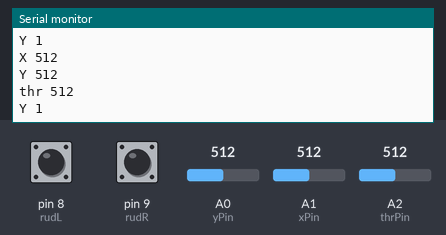
Recording of a sketch running on a simulated Arduino Leonardo, built with avr-gcc and run on an emulated ATmega32U4. On the bench: the last lines printed to the serial monitor. The test bench sets the inputs (shaded band); at power-on: A0 (yPin) = 512, A1 (xPin) = 512, A2 (thrPin) = 512, pin 8 (rudL) HIGH, pin 9 (rudR) HIGH.

Above: at 1.2 s.
1.3 s: A0 (yPin) set to 716
At 2.0 s:
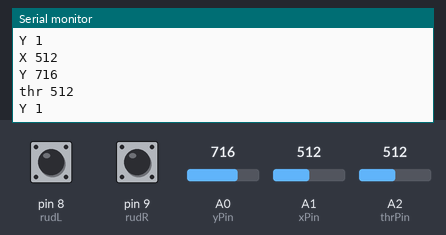
2.8 s: A1 (xPin) set to 716
At 3.6 s:
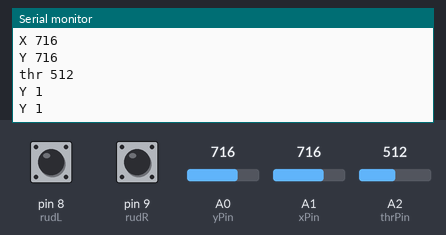
4.3 s: A2 (thrPin) set to 716
At 5.2 s:
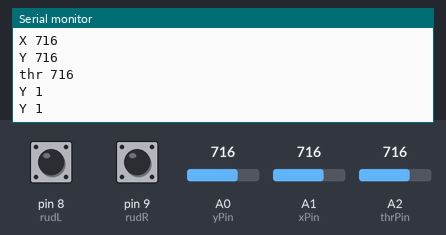
5.8 s: pin 8 (rudL) pulled LOW for 0.15 s
Timing chart, 0 to 5.9 s (numbered marks = the images above; inputs shaded):
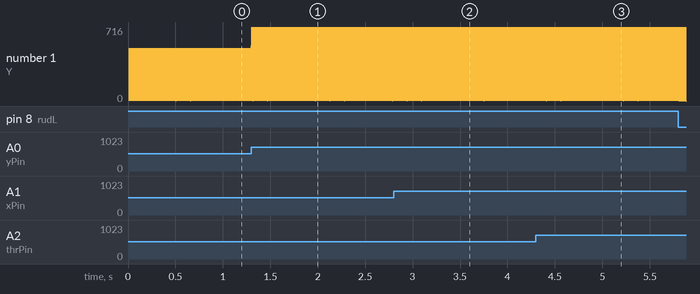

The sketch:

Joystick_Workshop_test.ino
```cpp
#include <Arduino.h>
#include <Joystick.h>
Joystick_ Joystick;


// specify input pins
const int xPin = A1;
const int yPin = A0;
const int thrPin = A2;

const int stickButton = 15;
const int rudL = 8;
const int rudR = 9;

// setup variables for analog values
int xValue;
int yValue;
int thrValue;


void setup() {

  Serial.begin(9600);

  pinMode(stickButton, INPUT_PULLUP);
  pinMode(rudL, INPUT_PULLUP);
  pinMode(rudR, INPUT_PULLUP);

}

void loop() {

  Joystick.sendState();
  delay(10);

  xValue = analogRead(xPin);
  yValue = analogRead(yPin);
  thrValue = analogRead(thrPin);

  Serial.print("X ");
  Serial.print(xValue);
  Serial.println();

  Serial.print("Y ");
  Serial.print(yValue);
  Serial.println();

  Serial.print("thr ");
  Serial.print(thrValue);
  Serial.println();

  Serial.print("Y ");
  Serial.print(digitalRead(rudL));
  Serial.println();

  Serial.print("Y ");
  Serial.print(digitalRead(rudR));
  Serial.println();

}
```

Measured:
- after the input at 1.3 s, the serial monitor: prints a new line at once (image 1)
- after the input at 2.8 s, the serial monitor: prints a new line at once (image 2)
- after the input at 4.3 s, the serial monitor: prints a new line at once (image 3)
- plotted number 1: 1 → 0 after the input at 5.8 s
